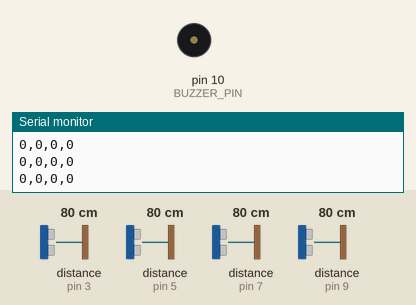
Recording of a sketch running on a simulated Arduino Uno, built with avr-gcc and run on an emulated ATmega328P. Parts: buzzer (waves = sounding, pin HIGH), the last lines printed to the serial monitor. Wiring (inferred from the names in the program): 4 × ultrasonic range finder: trigger pin 2, echo pin 3 / trigger pin 4, echo pin 5 / trigger pin 6, echo pin 7 / trigger pin 8, echo pin 9. The inputs (shaded band) are chosen by the test bench; at power-on: distance to the obstacle (sensors on pin 3, pin 5, pin 7, pin 9) 80 cm. The echo pulse lasts 58.3 µs per cm; pins used as bus, display or sensor lines are not drawn.

Above: at 1.2 s.
1.3 s: distance to the obstacle (sensor on pin 3) set to 2 cm
At 1.43 s:
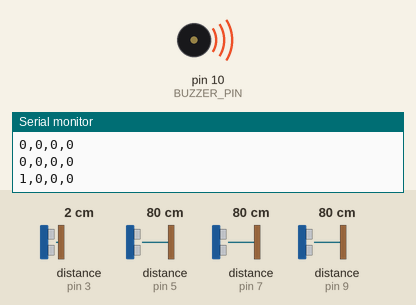
2.9 s: distance to the obstacle (sensor on pin 5) set to 299 cm
5.9 s: distance to the obstacle (sensor on pin 5) set to 4 cm
At 6.5 s:
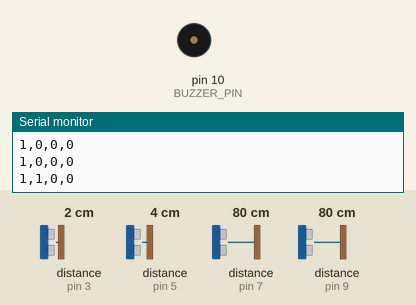
Timing chart, 0 to 8.9 s (numbered marks = the images above; inputs shaded):
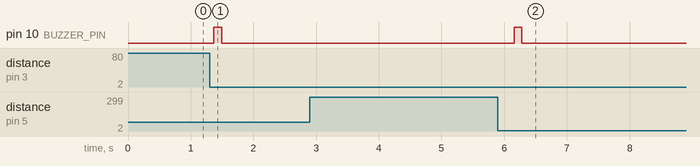

The sketch:

codigoarduino.ino
```cpp
const byte TRIG_PINS[4] = {2, 4, 6, 8};
const byte ECHO_PINS[4] = {3, 5, 7, 9};
const byte BUZZER_PIN = 10;

const int LIMIAR_CM = 15;

bool estadoAnterior[4] = {false, false, false, false};

long lerDistanciaCM(byte trigPin, byte echoPin) {
  digitalWrite(trigPin, LOW);
  delayMicroseconds(2);

  digitalWrite(trigPin, HIGH);
  delayMicroseconds(10);
  digitalWrite(trigPin, LOW);

  long duracao = pulseIn(echoPin, HIGH, 30000);

  if (duracao == 0) return -1;

  return (long)(duracao * 0.0343 / 2.0);
}

void tocarBuzzer() {
  digitalWrite(BUZZER_PIN, HIGH);
  delay(120);
  digitalWrite(BUZZER_PIN, LOW);
}

void setup() {
  Serial.begin(9600);

  for (int i = 0; i < 4; i++) {
    pinMode(TRIG_PINS[i], OUTPUT);
    pinMode(ECHO_PINS[i], INPUT);
  }

  pinMode(BUZZER_PIN, OUTPUT);
  digitalWrite(BUZZER_PIN, LOW);
}

void loop() {
  bool ocupada[4];
  bool houveMudancaParaOcupada = false;

  for (int i = 0; i < 4; i++) {
    long distancia = lerDistanciaCM(TRIG_PINS[i], ECHO_PINS[i]);

    ocupada[i] = (distancia > 0 && distancia <= LIMIAR_CM);

    if (ocupada[i] && !estadoAnterior[i]) {
      houveMudancaParaOcupada = true;
    }

    estadoAnterior[i] = ocupada[i];
  }

  // Envia: 1,0,1,0
  for (int i = 0; i < 4; i++) {
    Serial.print(ocupada[i] ? 1 : 0);
    if (i < 3) Serial.print(',');
  }
  Serial.println();

  if (houveMudancaParaOcupada) {
    tocarBuzzer();
  }

  delay(250);
}
```

Measured:
- after the input at 1.3 s, pin 10 (BUZZER_PIN): LOW → HIGH after 0.07 s, → LOW 0.12 s later
- after the input at 5.9 s, pin 10 (BUZZER_PIN): LOW → HIGH after 0.26 s, → LOW 0.12 s later
